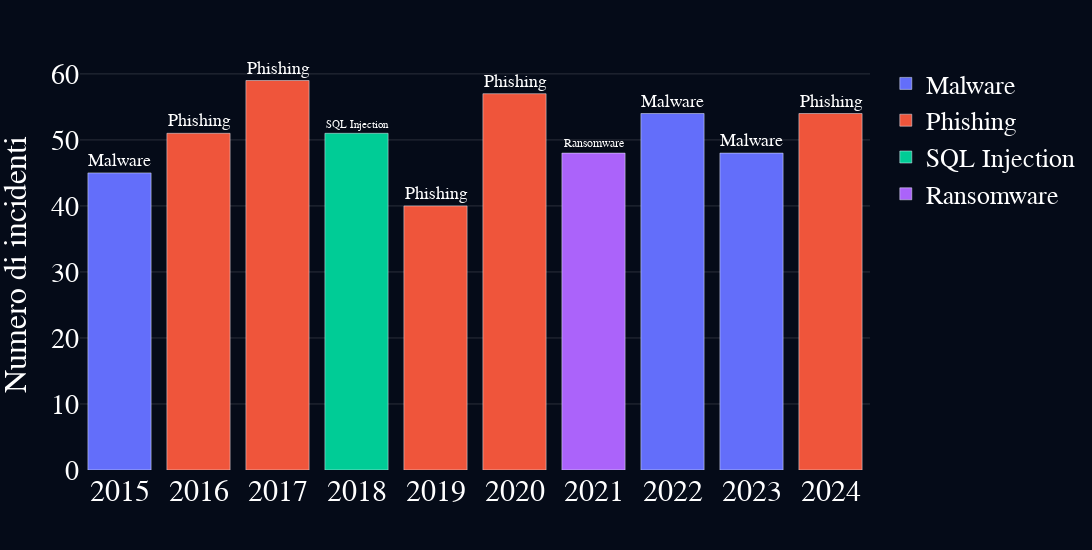

Source (notebook cell):
### Markdown cell above
### Tipo di Attacco Dominante per Anno 

Questo grafico mette in evidenza, per ciascun anno tra il 2015 e il 2024, **la tipologia di attacco informatico che ha registrato il maggior numero di incidenti** a livello globale. Ogni barra rappresenta un anno, e mostra:

- **Il numero totale di incidenti** legati al tipo di attacco più frequente in quell'anno.
- Il **nome dell’attacco dominante** visualizzato come etichetta sopra ogni barra.

### Code cell
# estrazione top Attack Type per ogni anno
top_attack_per_year = (
    df.groupby(["Year", "Attack Type"])
      .size()
      .reset_index(name="Incident Count")
      .sort_values(["Year", "Incident Count"], ascending=[True, False])
      .drop_duplicates(subset="Year", keep="first")
      .sort_values("Year")
)
# colori in base ai tipi di attacco
attack_types = top_attack_per_year["Attack Type"].unique().tolist()
custom_colors = {
    attack_types[i]: px.colors.qualitative.Plotly[i % len(px.colors.qualitative.Plotly)]
    for i in range(len(attack_types))
}
#grafico a barre

fig = px.bar(
    top_attack_per_year,
    x="Year",
    y="Incident Count",
    color="Attack Type",
    text="Attack Type",
    color_discrete_map=custom_colors  # qui usiamo i colori personalizzati
)
fig.update_traces(
    textposition='outside',
    textfont=dict(size=28, family='Segoe UI', color='white')
)
fig.update_layout(
    width=1780,    
    height=550,   
    paper_bgcolor='#050b18',
    plot_bgcolor='#050b18',
    font=dict(family='Segoe UI', color='white', size=30),

    xaxis=dict(
        title=None,
        showticklabels=True,  # mostra tutti gli anni
        tickmode='array',
        tickvals=top_attack_per_year["Year"],
        ticktext=top_attack_per_year["Year"].astype(str)
    ),
    yaxis=dict(
        title=dict(text='Numero di incidenti', font=dict(family='Segoe UI', size=32, color='white')),
        tickfont=dict(family='Segoe UI', size=28, color='white'),
        showgrid=True, gridcolor='rgba(255,255,255,0.15)', gridwidth=1, zeroline=False
    ),
    legend=dict(title='', font=dict(family='Segoe UI', size=26, color='white')),
    title=None
)
fig.update_traces(
    textposition='outside',
    textfont=dict(size=28, family='Segoe UI', color='white'),
    cliponaxis=False
)
fig.show()

### Figure 1 — Plotly figure (JSON) as saved in the notebook; plotly's stock layout.template omitted (floating-point values rounded to 4 significant figures)
{"data": [{"cliponaxis": false, "hovertemplate": "Attack Type=%{text}<br>Year=%{x}<br>Incident Count=%{y}<extra></extra>", "legendgroup": "Malware", "marker": {"color": "#636EFA", "pattern": {"shape": ""}}, "name": "Malware", "orientation": "v", "showlegend": true, "text": ["Malware", "Malware", "Malware"], "textfont": {"color": "white", "family": "Segoe UI", "size": 28}, "textposition": "outside", "type": "bar", "x": [2015, 2022, 2023], "xaxis": "x", "y": [45, 54, 48], "yaxis": "y"}, {"cliponaxis": false, "hovertemplate": "Attack Type=%{text}<br>Year=%{x}<br>Incident Count=%{y}<extra></extra>", "legendgroup": "Phishing", "marker": {"color": "#EF553B", "pattern": {"shape": ""}}, "name": "Phishing", "orientation": "v", "showlegend": true, "text": ["Phishing", "Phishing", "Phishing", "Phishing", "Phishing"], "textfont": {"color": "white", "family": "Segoe UI", "size": 28}, "textposition": "outside", "type": "bar", "x": [2016, 2017, 2019, 2020, 2024], "xaxis": "x", "y": [51, 59, 40, 57, 54], "yaxis": "y"}, {"cliponaxis": false, "hovertemplate": "Attack Type=%{text}<br>Year=%{x}<br>Incident Count=%{y}<extra></extra>", "legendgroup": "SQL Injection", "marker": {"color": "#00CC96", "pattern": {"shape": ""}}, "name": "SQL Injection", "orientation": "v", "showlegend": true, "text": ["SQL Injection"], "textfont": {"color": "white", "family": "Segoe UI", "size": 28}, "textposition": "outside", "type": "bar", "x": [2018], "xaxis": "x", "y": [51], "yaxis": "y"}, {"cliponaxis": false, "hovertemplate": "Attack Type=%{text}<br>Year=%{x}<br>Incident Count=%{y}<extra></extra>", "legendgroup": "Ransomware", "marker": {"color": "#AB63FA", "pattern": {"shape": ""}}, "name": "Ransomware", "orientation": "v", "showlegend": true, "text": ["Ransomware"], "textfont": {"color": "white", "family": "Segoe UI", "size": 28}, "textposition": "outside", "type": "bar", "x": [2021], "xaxis": "x", "y": [48], "yaxis": "y"}], "layout": {"barmode": "relative", "font": {"color": "white", "family": "Segoe UI", "size": 30}, "height": 550, "legend": {"font": {"color": "white", "family": "Segoe UI", "size": 26}, "title": {"text": ""}, "tracegroupgap": 0}, "margin": {"t": 60}, "paper_bgcolor": "#050b18", "plot_bgcolor": "#050b18", "title": {}, "width": 1780, "xaxis": {"anchor": "y", "domain": [0, 1], "showticklabels": true, "tickmode": "array", "ticktext": ["2015", "2016", "2017", "2018", "2019", "2020", "2021", "2022", "2023", "2024"], "tickvals": [2015, 2016, 2017, 2018, 2019, 2020, 2021, 2022, 2023, 2024], "title": {}}, "yaxis": {"anchor": "x", "domain": [0, 1], "gridcolor": "rgba(255,255,255,0.15)", "gridwidth": 1, "showgrid": true, "tickfont": {"color": "white", "family": "Segoe UI", "size": 28}, "title": {"font": {"color": "white", "family": "Segoe UI", "size": 32}, "text": "Numero di incidenti"}, "zeroline": false}}}
